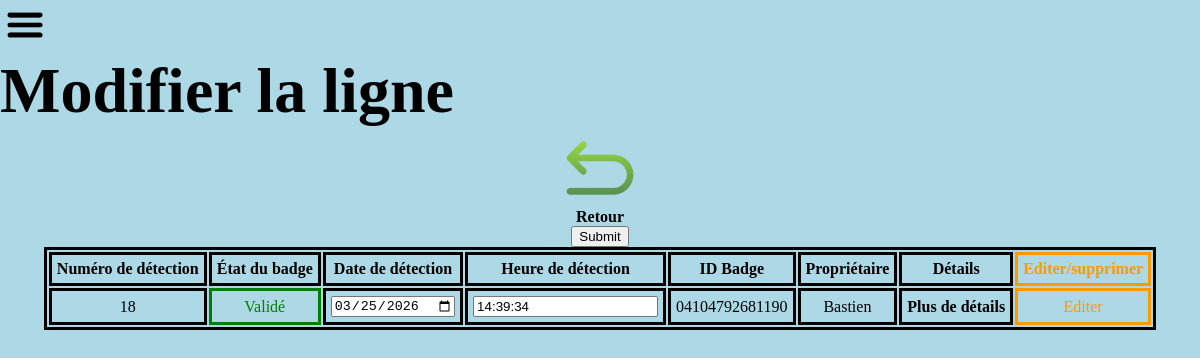
The app's page /modifier.php?id=18 with its own data.
### tables this page shows
CREATE TABLE `detection` (
  `num_detec` int(11) NOT NULL,
  `date` date NOT NULL,
  `heure` time NOT NULL,
  `id_tag` varchar(100) NOT NULL,
  `autorisation` varchar(5) NOT NULL
);

CREATE TABLE `tag` (
  `id` varchar(100) NOT NULL,
  `nom` varchar(20) NOT NULL,
  `pin` int(4) NOT NULL
);

### web/modifier.php (the view, shortened to what this page needs)
<!doctype html>
<html lang="fr">
    <head>
        <link rel="stylesheet" href="projet.css">
    </head>
    <body>
    <img class="icons" id="menu" src="images/menu.png" alt="image_menu">
    <h1>Modifier la ligne</h1>
    <div class="flex_horizontal">
          <table id="tableBadges">
        <thead>
          <tr>
            <th>Numéro de détection</th>
            <th>État du badge</th>
            <th>Date de détection</th></the>
            <th>Heure de détection</th>
            <th>ID Badge</th>
            <th>Propriétaire</th>
            <th>Détails</th>
            <th class="jaune">Editer/supprimer</th>
          </tr>
        </thead>
        <tbody>
        <?php
        $dbh = new PDO('mysql:dbname=projet_rfid;host=localhost;charset=utf8', 'root', '');
        $id=$_GET['id'];
        $sql="SELECT * FROM detection d JOIN tag t ON d.id_tag=t.id WHERE num_detec=$id";
        $result = $dbh->query($sql);
        while($row = $result->fetch(PDO::FETCH_ASSOC)){
          echo '<form method="post" action="valider.php?id='.$row['num_detec'].'" enctype="multipart/form-data">';
          echo'<tr><td>'.$row['num_detec'].'</td>';
          echo'<td class="etat" autorisation="'.$row['autorisation'].'"></td>';
          echo '<td><input type="date" name="date" id="date" value="'.$row['date'].'"></td>';
          echo '<td><input type="text" name="heure" id="heure" value="'.$row['heure'].'"></td>';
          echo '<td>'.$row['id_tag'].'</td>';
          echo '<td>'.$row['nom'].'</td>';
          echo '<td><a href="details.php?num_detec='.$row['num_detec'].'">Plus de détails</a></td>';
          echo '<td class="jaune">Editer</td>';
          echo '</tr>';
        }
        ?>
    <img height=80 src="images/fleche_retour.png">
    <a href="espace_admin.php">Retour</a>
    </div>
    <input type="submit"></form>
    </body>
</html>

### web/projet.css (style rules this page uses)
* { margin:0px; }
body { background-color : lightblue; height:100vh; }
.icons { width:40px; margin:5px; }
h1 { font-size: 400%; }
table { text-align: center; }
td, th, table { border-color: black; border: solid; }
td, th { padding:5px; }
a { text-decoration:none; font-size:100%; color:black; font-weight: bold; }
.flex_horizontal { display:flex; flex-direction: column; align-items:center; }
.jaune { color:rgb(255, 153, 0); }

### records on screen
detection: num_detec "18", date "03/25/2026", heure "14:39:34", id_tag "04104792681190", id_tag.nom "Bastien"
